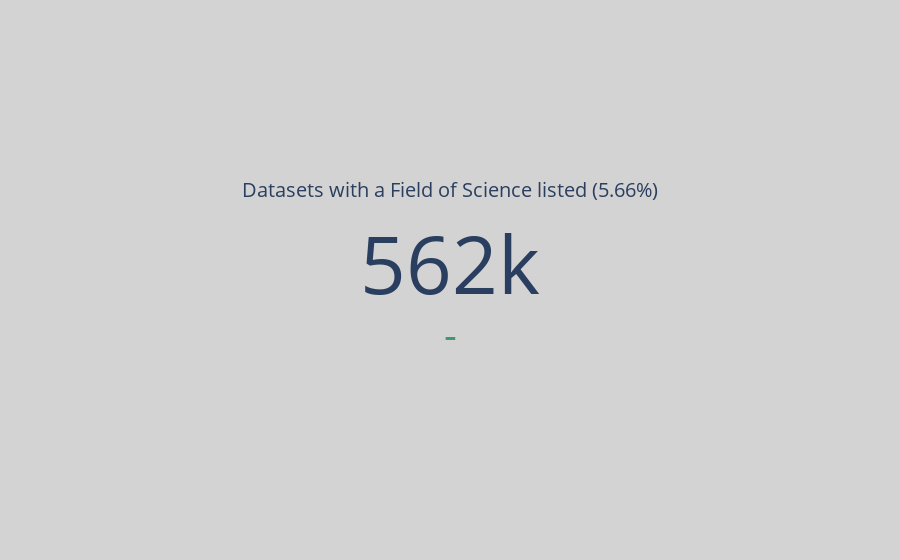

Notebook source saved alongside this figure:
### Code cell
perc1 = 100*(fos["totalCount"]/general["totalCount"])

fig = go.Figure(go.Indicator(
    mode = "number+delta",
    value = fos["totalCount"],
    title= {'text': f"Datasets with a Field of Science listed ({perc1:.2f}%)"},
    domain = {'x': [0, 1], 'y': [0, 1]}))
fig.update_layout(paper_bgcolor = "lightgray")
fig.show()

### Figure 1 — Plotly figure (JSON) as saved in the notebook; plotly's stock layout.template omitted (floating-point values rounded to 4 significant figures)
{"data": [{"domain": {"x": [0, 1], "y": [0, 1]}, "mode": "number+delta", "title": {"text": "Datasets with a Field of Science listed (5.66%)"}, "type": "indicator", "value": 561647}], "layout": {"paper_bgcolor": "lightgray"}}
